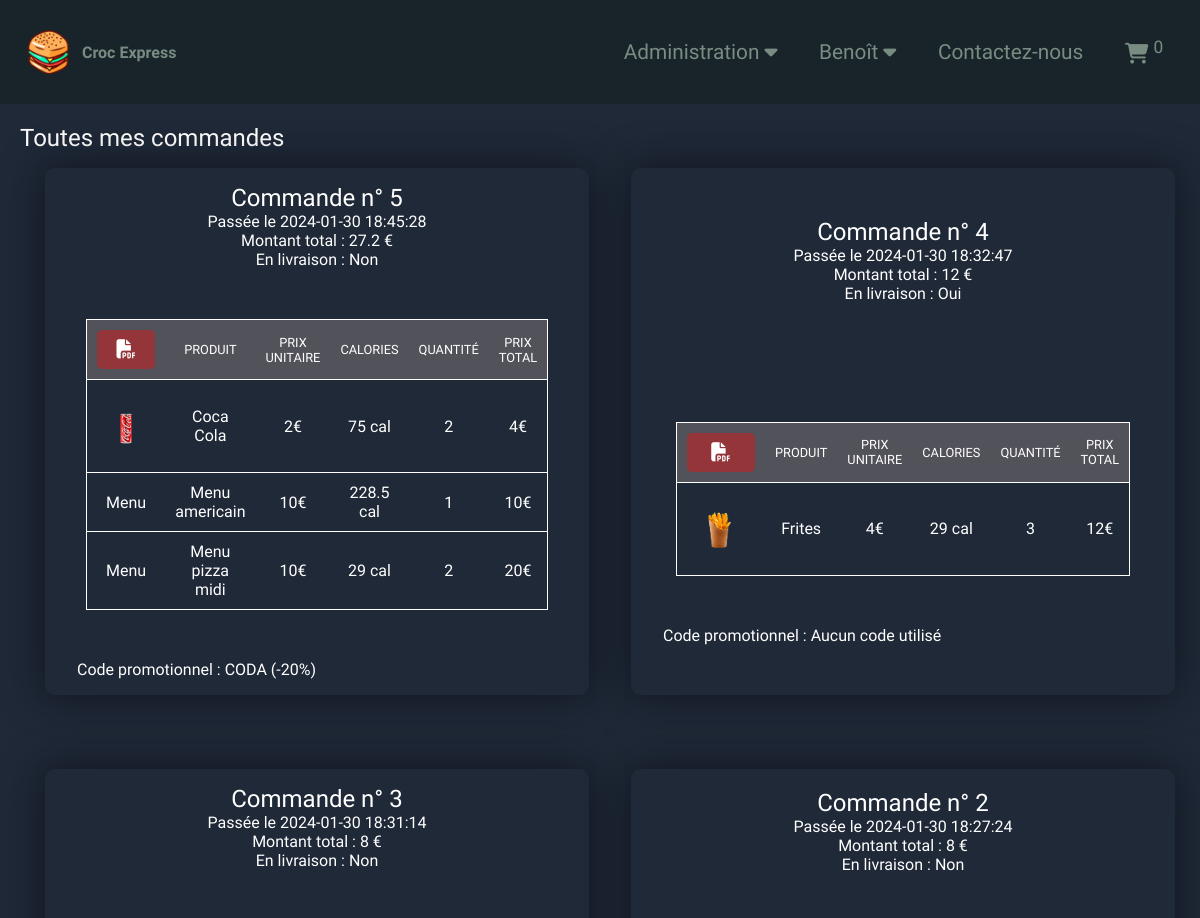
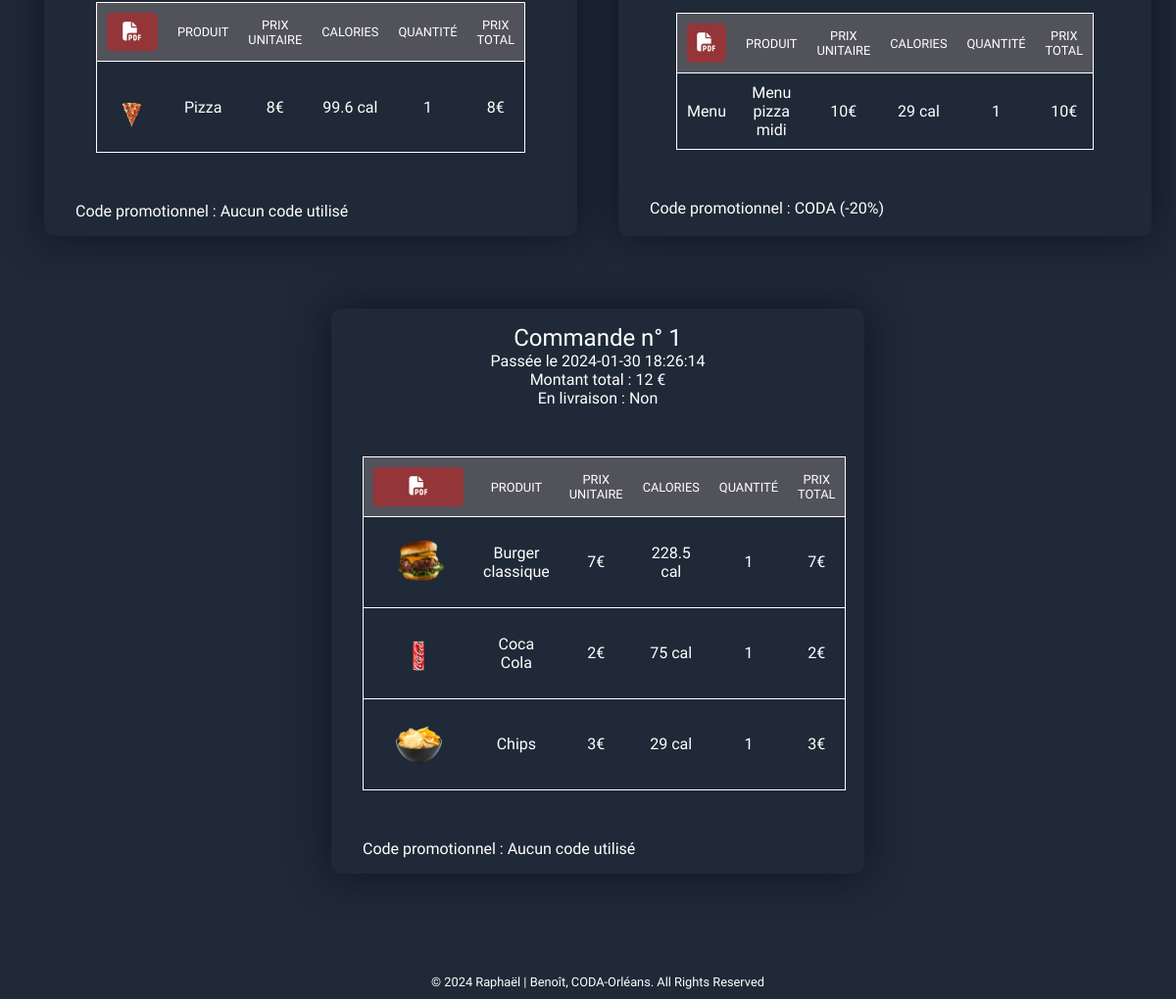
/index.php?page=admin_orders (signed in), run on the app's committed database (2 pictures, top to bottom).
### tables this page shows
CREATE TABLE `orders` (
  `id` int(11) NOT NULL,
  `user_id` int(11) NOT NULL,
  `price` float NOT NULL,
  `coupon_id` int(11) DEFAULT NULL,
  `address_id` int(11) DEFAULT NULL,
  `is_in_delivery` tinyint(1) DEFAULT '0',
  `validated_at` timestamp NULL DEFAULT NULL,
  `created_at` timestamp NULL DEFAULT CURRENT_TIMESTAMP
);

CREATE TABLE `coupons` (
  `id` int(11) NOT NULL,
  `name` varchar(100) NOT NULL,
  `reduction` int(11) NOT NULL
);

### src/controllers/admin/admin_orders_controller.php (called while the page is built, shortened)
<?php
$totalCalories = 0;
$orders = $orderManager->getAll();
require PATH_VIEWS . 'admin/admin_orders.php';

### public/index.php (called while the page is built, shortened)
<?php
require PATH_TO_PRIVATE . "core/DBconnection.php";
require "imports.php";
require PATH_VIEWS . 'layout.php';

### public/imports.php (called while the page is built, shortened)
<?php
require PATH_TO_PRIVATE . 'classes/managers/UserManager.class.php';
require PATH_TO_PRIVATE . "classes/managers/ProductFoodManager.class.php";
require PATH_TO_PRIVATE . "classes/managers/OrderManager.class.php";
require PATH_TO_PRIVATE . "classes/managers/OrderProductManager.class.php";
require PATH_TO_PRIVATE . "classes/Calories.class.php";
$productFoodManager = new ProductFoodManager($bdd, "products_foods");
$orderManager = new OrderManager($bdd, "orders");
$orderProductManager = new OrderProductManager($bdd, "orders_products");

### src/classes/managers/Manager.class.php (called while the page is built, shortened)
<?php
abstract class Manager
{
    public function __construct(PDO $database_connection, string $table)
    {
        $this->bdd = $database_connection;
        $this->table = $table;
    }
}

### src/classes/managers/OrderManager.class.php (called while the page is built, shortened)
<?php
class OrderManager extends Manager
{
    public function getCouponOfOrder(int $order_id): array
    {
        $query = "SELECT c.* FROM orders as o INNER JOIN coupons as c ON c.id = o.coupon_id WHERE o.id = :order_id";
        $response = $this->bdd->prepare($query);
        $response->execute([
            'order_id' => $order_id
        ]);
        return $response->fetchAll(PDO::FETCH_ASSOC);
    }
    public function getAll(): array|null
    {
        $query = "SELECT * FROM " . $this->table . " ORDER BY created_at DESC";
        $response = $this->bdd->prepare($query);
        $response->execute();
        return $response->fetchAll(PDO::FETCH_ASSOC);
    }
}

### src/classes/managers/OrderProductManager.class.php (called while the page is built, shortened)
<?php
class OrderProductManager extends Manager
{
    public function getProductsOfOrder(int $order_id): array
    {
        $query = "
        (SELECT p.id, p.name, p.price, p.buying_price, pi.image, op.price as total_price, op.type, o.is_in_delivery, op.quantity
        FROM products as p
        INNER JOIN products_images as pi ON pi.product_id = p.id
        INNER JOIN orders_products as op ON op.product_id = p.id
        INNER JOIN orders as o ON o.id = op.order_id
        WHERE o.id = :order_id AND op.type = 'product')
        UNION ALL
        (SELECT m.id, m.name, m.price, 'no_buying_price' as buying_price, 'Menu' as image, op.price as total_price, op.type, o.is_in_delivery, op.quantity
        FROM menus as m
        INNER JOIN orders_products as op ON op.product_id = m.id
        INNER JOIN orders as o ON o.id = op.order_id
        WHERE o.id = :order_id AND op.type = 'menu')
    ";
        $response = $this->bdd->prepare($query);
        $response->execute([
            'order_id' => $order_id
        ]);
        return $response->fetchAll();
    }
}

### src/classes/managers/ProductFoodManager.class.php (called while the page is built, shortened)
<?php
class ProductFoodManager extends Manager
{
    public function getAllFoodDatasOfProduct(int $product_id): array
    {
        $query = "SELECT f.* FROM foods as f
        INNER JOIN products_foods as pf ON pf.food_id = f.id
        INNER JOIN products as p ON p.id = pf.product_id WHERE p.id =:product_id";
        $response = $this->bdd->prepare($query);
        $response->execute([
            'product_id' => $product_id
        ]);
        return $response->fetchAll();
    }
}

### src/classes/Calories.class.php (called while the page is built)
<?php
class Calories
{
    public static function calculateCalories($grams, $caloriesPer100g): float|int
    {
        return $grams * $caloriesPer100g;
    }
    public static function calculateTotalCaloriesPerAliment($data): float|int
    {
        $lipidCalories = Calories::calculateCalories($data["lipid"], 9);
        $carboCalories = Calories::calculateCalories($data["carbohydrate"], 4);
        $proteinCalories = Calories::calculateCalories($data["protein"], 4);
        return $lipidCalories + $carboCalories + $proteinCalories;
    }
}

### src/views/admin/admin_orders.php (the view, shortened to what this page needs)
<?php if (!isset($_POST['getPdf'])) { ?>
    <h3>Toutes mes commandes</h3>
<?php } ?>
<div class="container">
    <?php if (!isset($_GET['order_id'])) { ?>
        <?php foreach ($orders as $order) {
            $coupon = $orderManager->getCouponOfOrder($order["id"]);
            $coupon = $coupon ? $coupon[0] : null;
            ?>
            <div class="card-orders">
                <div class="card-header">
                    <h3>Commande n°
                        <?= $order['id'] ?>
                    </h3>
                    <p>Passée le
                        <?= $order['created_at'] ?>
                    </p>
                    <p>Montant total :
                        <?= $order['price'] ?> €
                    </p>
                    <p>En livraison :
                        <?= $order['is_in_delivery'] ? "Oui" : "Non" ?>
                    </p>
                </div>
                <div class="card-body">
                    <table class='table-cart order-cart'>
                        <thead>
                            <tr>
                                <th>
                                    <form method='post' action='?page=orders&order_id=<?= $order['id'] ?>'>
                                        <button type="submit" id='pdf' name="getPdf" class='submit pay'><i
                                                class="fa-solid fa-file-pdf"></i></button>
                                    </form>
                                </th>
                                <th>Produit</th>
                                <th>Prix Unitaire</th>
                                <th>Calories</th>
                                <th>Quantité</th>
                                <th>Prix Total</th>
                            </tr>
                        </thead>
                        <?php
                        $products = $orderProductManager->getProductsOfOrder($order['id']);
                        $productsIds = [];
                        foreach ($products as $product) {
                            if (!in_array($product['type'] . "-" . $product['id'], $productsIds)) {
                                $productsIds[] = $product['type'] . "-" . $product['id'];
                            } else {
                                continue;
                            } ?>
                            <tr>
                                <td class="td-images">
                                    <?php if ($product['type'] === "product") { ?>
                                        <a href="index.php?page=product&id=<?= $product['id'] ?>">
                                            <img src="<?= PATH_IMAGES . $product['image'] ?>" alt="" class='cart-images'>
                                        </a>
                                    <?php } else { ?>
                                        <p>Menu</p>
                                    <?php } ?>
                                </td>
                                <td>
                                    <?= $product['name'] ?>
                                </td>
                                <td>
                                    <?= $product['price'] . '€' ?>
                                </td>
                                <td>
                                    <?php
                                    $foods = $productFoodManager->getAllFoodDatasOfProduct($product['id']);
                                    foreach ($foods as $food) { ?>
                                        <?php
                                        $calories = Calories::calculateTotalCaloriesPerAliment($food);
                                        $totalCalories += $calories * ($food["weight"] / 100); ?>
                                    <?php } ?>
                                    <?= $totalCalories . ' cal' ?>
                                    <?php
                                    $totalCalories = 0;
                                    ?>
                                </td>
                                <td>
                                    <?= $product['quantity'] ?>
                                </td>
                                <td>
                                    <?= $product['total_price'] . "€" ?>
                                </td>
                            </tr>
                        <?php } ?>
                    </table>
                    <p>Code promotionnel :
                        <?= $coupon ? $coupon["name"] . " (-" . $coupon["reduction"] . "%)" : "Aucun code utilisé" ?>
                    </p>
                </div>
            </div>
        <?php } ?>
    <?php } ?>
</div>

### src/styles/style.css (style rules this page uses)
* { margin: 0; padding: 0; color: #FFF; font-family: "Work Sans", sans-serif; }
button { border: none; outline: none; cursor: pointer; }
body { background-color: #1f2937; }
.container { display: flex; justify-content: center; gap: 10px; flex-wrap: wrap; transition: 0.7s; padding-bottom: 10vh; }
.card, .card-products, .card-orders { position: relative; background-color: #1f2937; border-radius: 10px; box-shadow: 0 0 40px rgba(8, 7, 16, 0.6); padding: 1rem 2rem 1rem 2rem; width: 20em; margin: 1rem 1rem 3rem 1rem; display: flex; flex-direction: column; justify-content: space-around; align-items: stretch; }
.order-cart thead { font-size: 0.8em; }
.card-orders { width: 30em; }
.card-header { text-align: center; }
.card-body { padding-top: 10px; display: flex; flex-direction: column; gap: 10px; }
a, nav i, .fa-circle-info, .fa-backward, nav p, sup { text-decoration: none; color: #788c82; transition: 0.5s; cursor: pointer; user-select: none; }
#pdf { font-size: 1em; padding: 10px; }
h3 { font-size: 1.5em; font-weight: 400; font-synthesis: none; text-rendering: optimizeLegibility; -webkit-font-smoothing: antialiased; -moz-osx-font-smoothing: grayscale; }
.submit { width: 100%; padding: 15px 0; font-size: 18px; font-weight: 500; border-radius: 5px; cursor: pointer; background-color: #d01a1a83; transition: 0.5s; width: 100%; }
td { padding: 10px; text-align: center; vertical-align: middle; }
tr { border: 1px solid white; }
.td-images { width: 10%; }
.pay { padding: 10px; font-size: 18px; font-weight: 500; margin: 0; }
.cart-images { text-align: center; padding: 10px; border-radius: 10px; max-height: 3rem; object-fit: contain; }
table { border: 1px solid white; margin: 40px auto; border-collapse: collapse; width: 80%; }
table * { font-weight: 400; }
table i { font-size: 1.5em; }
thead th { padding: 10px; background-color: #52525b; text-transform: uppercase; }

### data on the page
orders: id "5", created_at "2024-01-30 18:45:28", price "27.2", is_in_delivery "Non", name "Coca Cola", price "2", totalCalories "75", quantity "2", total_price "4", name "Menu americain", price "10", totalCalories "228.5", quantity "1", total_price "10", name "Menu pizza midi", totalCalories "29", total_price "20", coupon.name "CODA", coupon.reduction "20"
orders: id "4", created_at "2024-01-30 18:32:47", price "12", is_in_delivery "Oui", name "Frites", price "4", totalCalories "29", quantity "3", total_price "12", shows "Aucun code utilisé"
orders: id "3", created_at "2024-01-30 18:31:14", price "8", is_in_delivery "Non", name "Pizza", totalCalories "99.6", quantity "1", total_price "8", shows "Aucun code utilisé"
orders: id "2", created_at "2024-01-30 18:27:24", price "8", is_in_delivery "Non", name "Menu pizza midi", price "10", totalCalories "29", quantity "1", total_price "10", coupon.name "CODA", coupon.reduction "20"
orders: id "1", created_at "2024-01-30 18:26:14", price "12", is_in_delivery "Non", name "Burger classique", price "7", totalCalories "228.5", quantity "1", total_price "7", name "Coca Cola", price "2", totalCalories "75", total_price "2", name "Chips", price "3", totalCalories "29", total_price "3", shows "Aucun code utilisé"

### other printed values
$_SESSION['name'] "Benoît"
$total "0"
